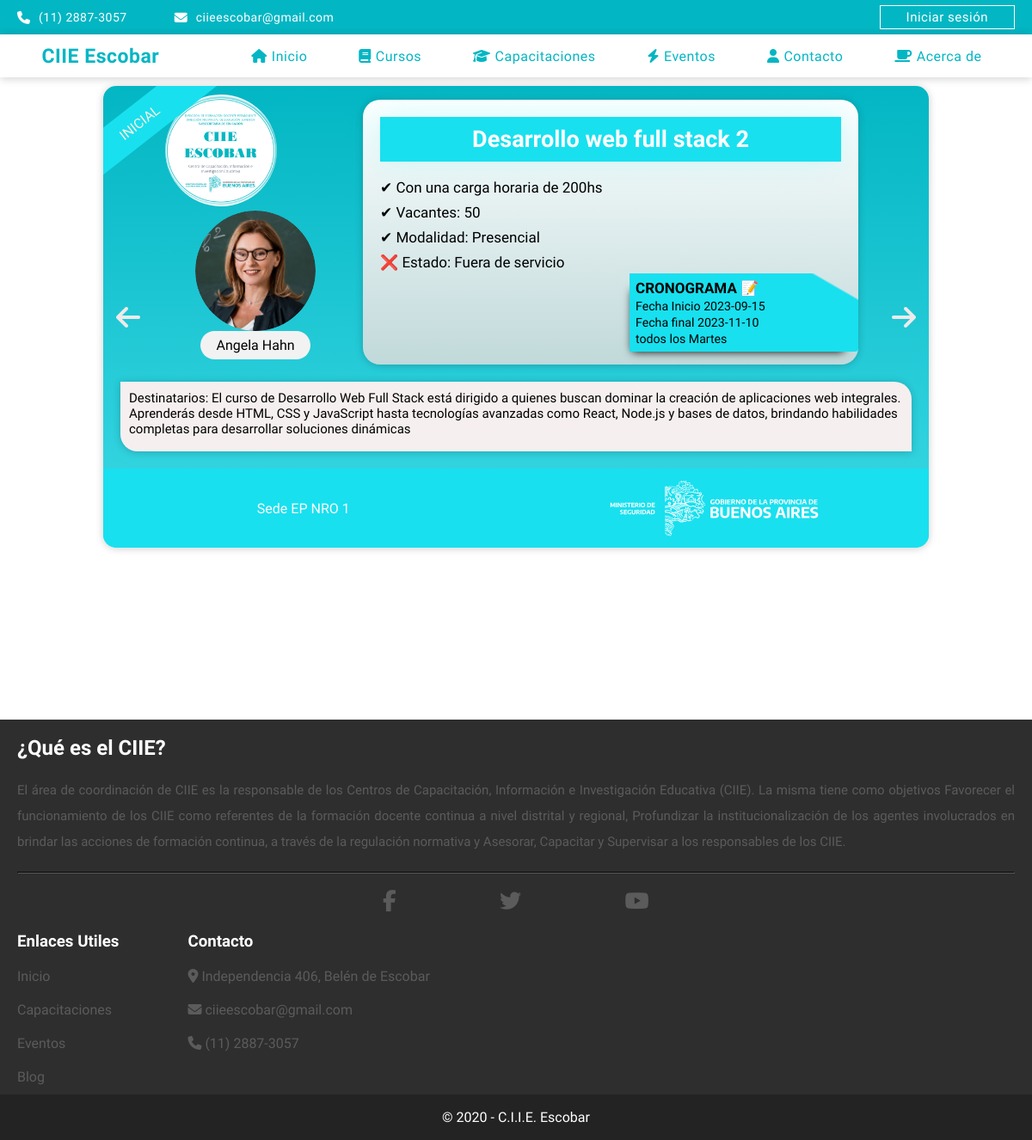
Screenshot of /page/public/index.php with the database file from the repository.
### tables this page shows
CREATE TABLE `niveles` (
  `nivel` varchar(40) NOT NULL,
  `idNivel` int(11) NOT NULL
);

CREATE TABLE `cursos` (
  `curso` varchar(70) NOT NULL,
  `destinatarios` varchar(300) NOT NULL,
  `descripcion` varchar(200) NOT NULL,
  `idCurso` int(11) NOT NULL,
  `dniprofesor` varchar(10) NOT NULL,
  `idestado` int(11) DEFAULT NULL,
  `fechaInicio` date DEFAULT NULL,
  `fechaFinal` date DEFAULT NULL,
  `resolucion` varchar(10) NOT NULL,
  `dictamen` varchar(20) NOT NULL,
  `nroProyecto` varchar(10) NOT NULL,
  `puntaje` float NOT NULL,
  `cargaHoraria` varchar(30) NOT NULL,
  `vacantes` int(11) NOT NULL,
  `imagenCurso` varchar(5000) NOT NULL
);

CREATE TABLE `usuarios` (
  `dni` varchar(10) NOT NULL,
  `nombre` varchar(30) NOT NULL,
  `apellido` varchar(30) NOT NULL,
  `password` varchar(40) NOT NULL,
  `telefono` varchar(15) NOT NULL,
  `correo` varchar(50) NOT NULL,
  `estado` int(11) NOT NULL,
  `idTipoCuenta` int(11) NOT NULL,
  `imagen` varchar(100) DEFAULT NULL
);

CREATE TABLE `cursoestados` (
  `estado` varchar(20) NOT NULL,
  `idEstado` int(11) NOT NULL
);

CREATE TABLE `sedes` (
  `sede` varchar(50) NOT NULL,
  `direccion` varchar(30) NOT NULL,
  `altura` varchar(20) DEFAULT NULL,
  `localidad` varchar(40) NOT NULL,
  `idSede` int(11) NOT NULL
);

### page/public/index.php (the view, shortened to what the rows shown need)
<?php
require_once('../app/models/DAL/nivelDAL.php');
require_once('../app/models/DAL/estadoDAL.php');
require_once('../app/models/DAL/sedeDAL.php');
require_once('../app/models/DAL/cursoDAL.php');
require_once('../app/models/DAL/UsuarioDAL.php');
$cursoDAL = new CursoDAL();
$cursos = $cursoDAL->getCursos();
$profersorDAL = new UsuarioDAL();
$nivelDAL = new NivelDAL();
$estadoDAL = new EstadoDAL();
$sedeDAL = new SedeDAL();
?>
<!DOCTYPE html>
<html lang="en">
<head>
    <link rel="stylesheet" href="css/style.css">
</head>
<body>
    <div class="container-carousel">
        <div class="carruseles" id="slider">
            <?php
            foreach ($cursos as $curso) { ?>
                <section class="slider-section">
                    <div class="nivel">
                        <p><?php
                            $idCurso = $curso->getIdCurso();
                            $idNivel = $nivelDAL->getIdNivel($idCurso);
                            echo $nivelDAL->MostrarNivelPorId($idNivel);
                            ?></p>
                    </div>
                    <div class="dos-img">
                        <div class="sello">
                            <img src="img/ciiescobar.png" alt="">
                        </div>
                        <div class="profesor">
                            <div class="profesor-img">
                                <?php
                                $DniProf = $curso->getProfesor();
                                $imagenProfesor = $profersorDAL->mostrarImagenEtr($DniProf);
                                if ($imagenProfesor) {
                                    echo '<img src="' . $imagenProfesor . '" alt="Imagen del Profesor">';
                                } else {
                                    echo '<img src="img/perfil.jpg" alt="Imagen por defecto">';
                                }
                                ?>
                            </div>
                            <small><?php $DniProf = $curso->getProfesor();
                                    echo $UsuarioDAL->MostrarNombrePorDni($DniProf) . " ";
                                    echo  $UsuarioDAL->MostrarApellidoPorDni($DniProf);
                                    ?>
                            </small>
                        </div>
                    </div>
                    <div class="contenedor-folleto">
                        <div class="titulo-folleto text1">
                            <p><?php echo $curso->getNombreCurso(); ?></p>
                        </div>
                        <div class="text1">
                            <p>✔ Con una carga horaria de <?php
                                                            echo $curso->getCargaHoraria(); ?></p>
                            <p>✔ Vacantes: <?php echo $curso->getVacantes(); ?></p>
                            <p>✔ Modalidad: Presencial</p>
                            <p><?php $idEstado = $curso->getEstado();
                                echo ($idEstado == 1) ? '✔' : (($idEstado == 2) ? '❌' : $estadoDAL->MostrarEstadoPorId($idEstado));
                                ?> Estado: <?php
                                            echo $estadoDAL->MostrarEstadoPorId($idEstado) ?></p>
                        </div>
                        <div class="cronograma">
                            <h4>CRONOGRAMA 📝</h4>
                            <small>Fecha Inicio <?php echo $curso->getFechaInicio() ?></small>
                            <small>Fecha final <?php echo $curso->getFechaFinal() ?></small>
                            <small>todos los Martes</small>
                        </div>
                    </div>
                    <div class="folleto-destinatarios">
                        <p>Destinatarios: <?php echo $curso->getDestinatarios(); ?></p>
                    </div>
                    <div class="pie-folleto">
                        <p>Sede <?php
                                $idCurso = $curso->getIdCurso();
                                $idSede = $sedeDAL->getSedePorCurso($idCurso);
                                echo $sedeDAL->MostrarSedePorId($idSede);
                                ?></p>
                        <img src="img/logo_ministerio.svg" alt="">
                    </div>
                </section>
            <?php } ?>
        </div>
    </div>
    <footer class="footer">
        <div class="footer-container">
            <div class="fila-footer">
                <div class="footer-colum">
                    <div class="footer-contenido">
                        <h2>¿Qué es el CIIE?</h2>
                    </div>
                </div>
            </div>
        </div>
    </footer>
</body>
</html>

### page/app/models/DAL/nivelDAL.php (shortened to what the rows shown need)
<?php
require_once MODELS_PATH . '/main.php';
class NivelDAL extends main
{
    public function MostrarNivelPorId($idNivel)
    {
        $conexion = $this->conectar();
        $query = "SELECT nivel FROM niveles WHERE idNivel = $idNivel";
        $this->Execute($query);
        $resultado = mysqli_query($conexion, $query);
        if ($resultado) {
            while ($nivel = mysqli_fetch_assoc($resultado)) {
                echo $nivel['nivel'];
            }
        } else {
            echo "Error en la query de niveles: " . mysqli_error($conexion);
        }
    }
    public function getIdNivel($idCurso)
    {
        $conexion = $this->conectar();
        $query = "SELECT idNivel FROM cursoniveles WHERE idCurso = $idCurso";
        $resultado = mysqli_query($conexion, $query);
        if ($resultado) {
            while ($nivel = mysqli_fetch_assoc($resultado)) {
                return $nivel['idNivel'];
            }
        } else {
            echo "Error en la query de cursonivel: " . mysqli_error($conexion);
        }
    }
}

### page/app/models/DAL/UsuarioDAL.php (shortened to what the rows shown need)
<?php
require_once(MODELS_PATH . "/main.php");
require_once(MODELS_PATH . "/DAL/NivelDAL.php");
class UsuarioDAL extends main
{
    public function mostrarImagenEtr($dniProfesor) {
        $conexion = $this->conectar();
        $query = "SELECT imagen FROM usuarios WHERE dni='$dniProfesor'";
        $resultado = mysqli_query($conexion, $query);
        if ($resultado) {
            $fila = mysqli_fetch_assoc($resultado);
            $imagenProfesor = $fila['imagen'];
            return $imagenProfesor;
        } else {
            echo "Error en la query de etr";
            mysqli_close($conexion);
            return null;
        }
    }
    public function MostrarNombrePorDni($dni)
    {
        $conexion = $this->conectar();
        $query = "SELECT nombre FROM usuarios WHERE dni = $dni";
        $resultado = mysqli_query($conexion, $query);
        if ($resultado) {
            while ($nombre = mysqli_fetch_assoc($resultado)) {
                echo $nombre['nombre'];
            }
        } else {
            echo "Error en la query de profesores: " . mysqli_error($conexion);
        }
    }
    public function MostrarApellidoPorDni($dni)
    {
        $conexion = $this->conectar();
        $query = "SELECT apellido FROM usuarios WHERE dni = $dni";
        $this->Execute($query);
        $resultado = mysqli_query($conexion, $query);
        if ($resultado) {
            while ($nombre = mysqli_fetch_assoc($resultado)) {
                echo $nombre['apellido'];
            }
        } else {
            echo "Error en la query de profesores: " . mysqli_error($conexion);
        }
    }
}
?>

### page/app/models/DAL/estadoDAL.php (shortened to what the rows shown need)
<?php
require_once MODELS_PATH . '/main.php';
class EstadoDAL extends main {
    public function MostrarEstadoPorId($idEstado)
    {
        $conexion = $this->conectar();
        $query = "SELECT estado FROM cursoestados WHERE idEstado = $idEstado";
        $this->Execute($query);
        $resultado = mysqli_query($conexion, $query);
        if ($resultado) {
            while ($nivel = mysqli_fetch_assoc($resultado)) {
                echo $nivel['estado'];
            }
        } else {
            echo "Error en la query de profesores: " . mysqli_error($conexion);
        }
    }
}
?>

### page/app/models/DAL/SedeDAL.php (shortened to what the rows shown need)
<?php
require_once MODELS_PATH . '/main.php';
class SedeDAL extends main
{
    public function getSedePorCurso($idCurso){
        $conexion = $this->conectar();
        $query = sprintf("SELECT idSede FROM cursosedes WHERE idCurso = %d", $idCurso);
        $resultado = mysqli_query($conexion, $query);
        if ($resultado) {
            while ($curso = mysqli_fetch_assoc($resultado)) {
                return $curso['idSede'];
            }
        } else {
            echo "Error en la query de cursoSede: " . mysqli_error($conexion);
        }
    }
    public function MostrarSedePorId($idSede)
    {
        $conexion = $this->conectar();
        $query = sprintf("SELECT sede FROM sedes WHERE idSede = %d", $idSede);
        $this->Execute($query);
        $resultado = mysqli_query($conexion, $query);
        if ($resultado) {
            while ($sede = mysqli_fetch_assoc($resultado)) {
                echo $sede['sede'];
            }
        } else {
            echo "Error en la query de Sedees: " . mysqli_error($conexion);
        }
    }
}

### rows the page displays
cursos: dniprofesor.imagen (picture), curso "Desarrollo web full stack 2", cargaHoraria "200hs", vacantes "50", fechaInicio "2023-09-15", fechaFinal "2023-11-10", destinatarios "El curso de Desarrollo Web Full Stack está dirigido a quienes buscan dominar la creación de aplicaciones web integrales. Aprenderás desde HTML, CSS y JavaScript hasta tecnologías avanzadas como React, Node.js y bases de datos, brindando habilidades completas para desarrollar soluciones dinámicas"
niveles: nivel "INICIAL"
usuarios: nombre "Angela", apellido "Hahn"
cursoestados: estado "Fuera de servicio"
sedes: sede "EP NRO 1"
